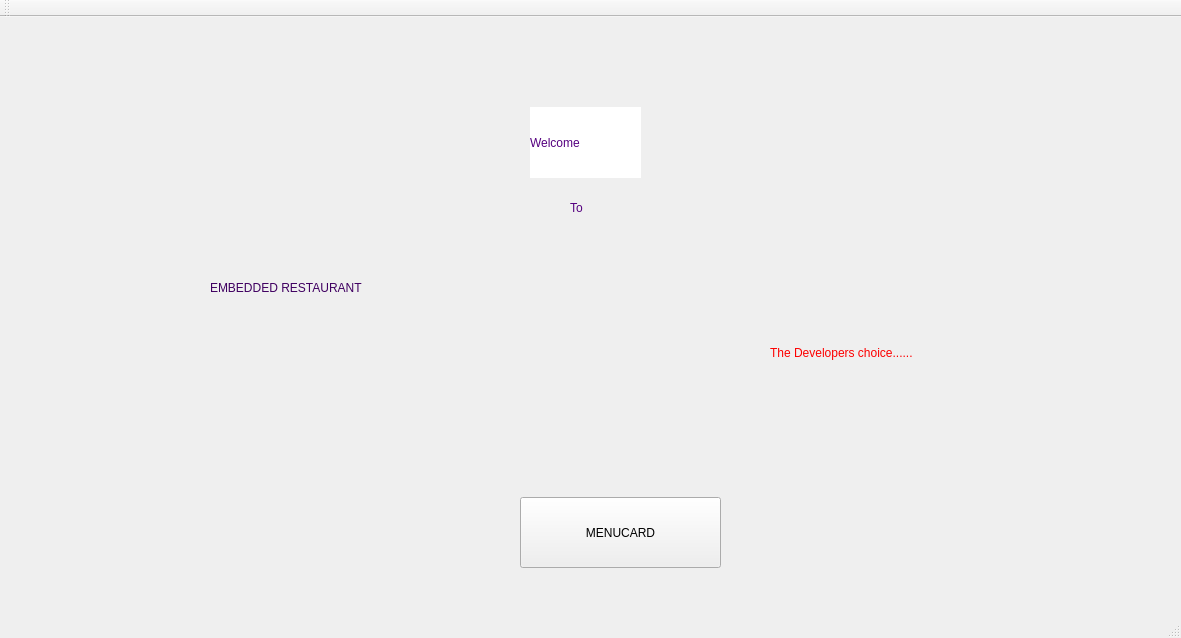
<?xml version="1.0" encoding="UTF-8"?>
<ui version="4.0">
 <class>MenuCard</class>
 <widget class="QMainWindow" name="MenuCard">
  <property name="geometry">
   <rect>
    <x>0</x>
    <y>0</y>
    <width>1181</width>
    <height>638</height>
   </rect>
  </property>
  <property name="windowTitle">
   <string>MenuCard</string>
  </property>
  <property name="styleSheet">
   <string notr="true">background-image: url(:/img/img/indian-food.jpg);</string>
  </property>
  <widget class="QWidget" name="centralWidget">
   <widget class="QPushButton" name="pushButton">
    <property name="geometry">
     <rect>
      <x>520</x>
      <y>480</y>
      <width>201</width>
      <height>71</height>
     </rect>
    </property>
    <property name="text">
     <string>MENUCARD</string>
    </property>
   </widget>
   <widget class="QLabel" name="label_48">
    <property name="geometry">
     <rect>
      <x>210</x>
      <y>220</y>
      <width>821</width>
      <height>101</height>
     </rect>
    </property>
    <property name="styleSheet">
     <string notr="true">font: 57 italic 50pt &quot;URW Chancery L&quot;;
color: rgb(64, 0, 97);
</string>
    </property>
    <property name="text">
     <string>EMBEDDED RESTAURANT</string>
    </property>
   </widget>
   <widget class="QLabel" name="label">
    <property name="geometry">
     <rect>
      <x>770</x>
      <y>320</y>
      <width>291</width>
      <height>31</height>
     </rect>
    </property>
    <property name="styleSheet">
     <string notr="true">font: 57 italic 22pt &quot;URW Chancery L&quot;;
color: rgb(253, 0, 0);
</string>
    </property>
    <property name="text">
     <string>The Developers choice......</string>
    </property>
   </widget>
   <widget class="QLabel" name="label_2">
    <property name="geometry">
     <rect>
      <x>530</x>
      <y>90</y>
      <width>111</width>
      <height>71</height>
     </rect>
    </property>
    <property name="styleSheet">
     <string notr="true">font: 75 italic 22pt &quot;URW Palladio L&quot;;
background-color: rgb(255, 255, 255);
color: rgb(85, 0, 127);</string>
    </property>
    <property name="text">
     <string>Welcome</string>
    </property>
   </widget>
   <widget class="QLabel" name="label_3">
    <property name="geometry">
     <rect>
      <x>570</x>
      <y>160</y>
      <width>31</width>
      <height>61</height>
     </rect>
    </property>
    <property name="styleSheet">
     <string notr="true">font: 75 italic 22pt &quot;URW Palladio L&quot;;
color: rgb(85, 0, 127);</string>
    </property>
    <property name="text">
     <string>To</string>
    </property>
   </widget>
  </widget>
  <widget class="QMenuBar" name="menuBar">
   <property name="geometry">
    <rect>
     <x>0</x>
     <y>0</y>
     <width>1181</width>
     <height>25</height>
    </rect>
   </property>
  </widget>
  <widget class="QToolBar" name="mainToolBar">
   <attribute name="toolBarArea">
    <enum>TopToolBarArea</enum>
   </attribute>
   <attribute name="toolBarBreak">
    <bool>false</bool>
   </attribute>
  </widget>
  <widget class="QStatusBar" name="statusBar"/>
 </widget>
 <layoutdefault spacing="6" margin="11"/>
 <resources/>
 <connections/>
</ui>
